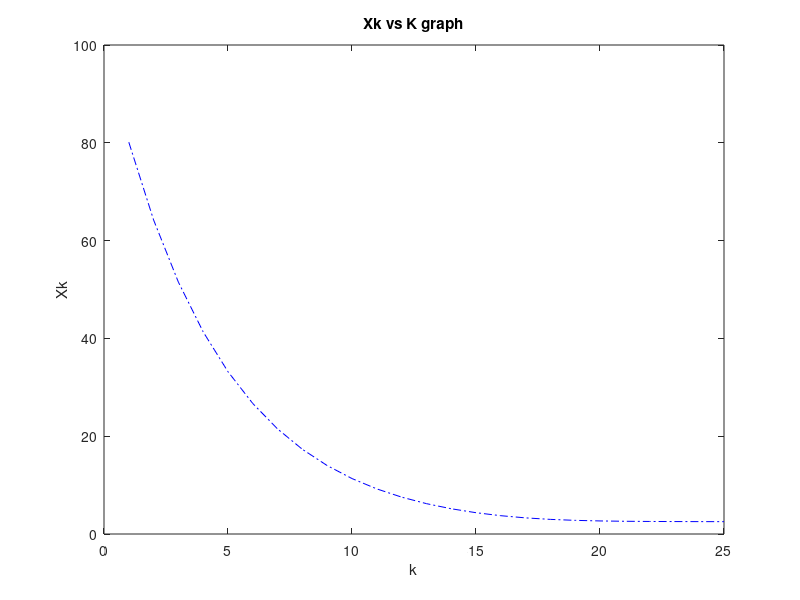

The MATLAB source for this figure:
%question 3 using newton raphson method
clc
clear all
 
f = @(x)(x^5 +0.25*(x^3) - 3*(x^4) + 0.5*(x^2) -(15*x)+ 50); 
df = @(x)(5*(x^4) +1.25*(x^2) -12*(x^3) + x - 15 );
ddf = @(x)(20*(x^3) +3.75*(x^2) - 36*(x^2) +1);
x0=100;
n=25;

 for k=1:n
    xn=x0-(f(x0)/df(x0));
    x0=xn;
    d(k)=xn;
    fprintf('P%d=%.6f\n',k,xn);
    fprintf('The value of function is %f\n',abs(f(xn)))

 end
    plot(1:n,d,'-.b')
    xlabel('k');
    ylabel('Xk');
    title('Xk vs K graph')
    hold on
    
    
